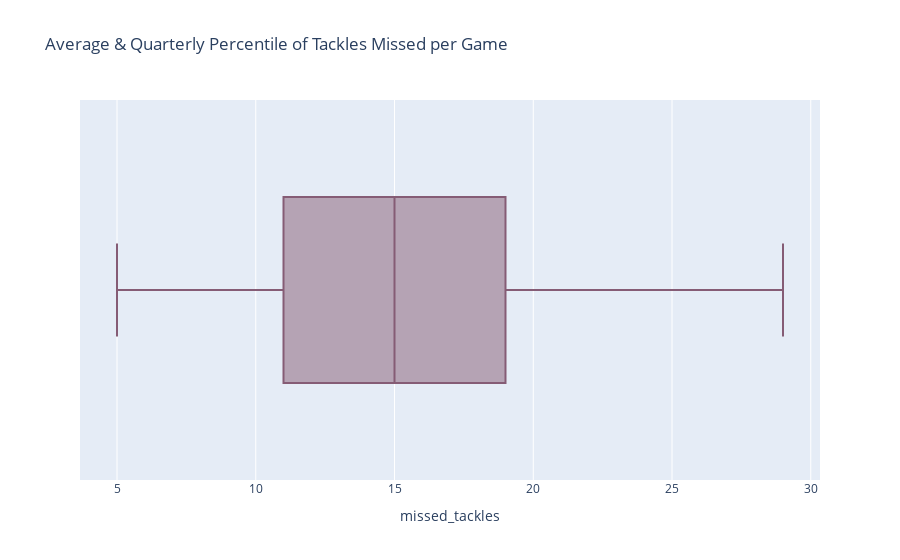

Source (notebook cell):
### Code cell
fig = px.box(agg_data, x="missed_tackles",
                   title='Average & Quarterly Percentile of Tackles Missed per Game',
                   color_discrete_sequence=px.colors.qualitative.Antique)
fig.show()

### Figure 1 — Plotly figure (JSON) as saved in the notebook; plotly's stock layout.template omitted (floating-point values rounded to 4 significant figures; data arrays with more than 128 entries replaced by an {"elided": "..."} marker saying what was removed)
{"data": [{"alignmentgroup": "True", "hovertemplate": "missed_tackles=%{x}<extra></extra>", "legendgroup": "", "marker": {"color": "rgb(133, 92, 117)"}, "name": "", "notched": false, "offsetgroup": "", "orientation": "h", "showlegend": false, "type": "box", "x": {"elided": "136 int values"}, "x0": " ", "xaxis": "x", "y0": " ", "yaxis": "y"}], "layout": {"autosize": true, "boxmode": "group", "legend": {"tracegroupgap": 0}, "title": {"text": "Average & Quarterly Percentile of Tackles Missed per Game"}, "xaxis": {"anchor": "y", "autorange": true, "domain": [0, 1], "range": [3.667, 30.33], "title": {"text": "missed_tackles"}, "type": "linear"}, "yaxis": {"anchor": "x", "autorange": true, "domain": [0, 1], "range": [-0.5, 0.5], "type": "category"}}}
